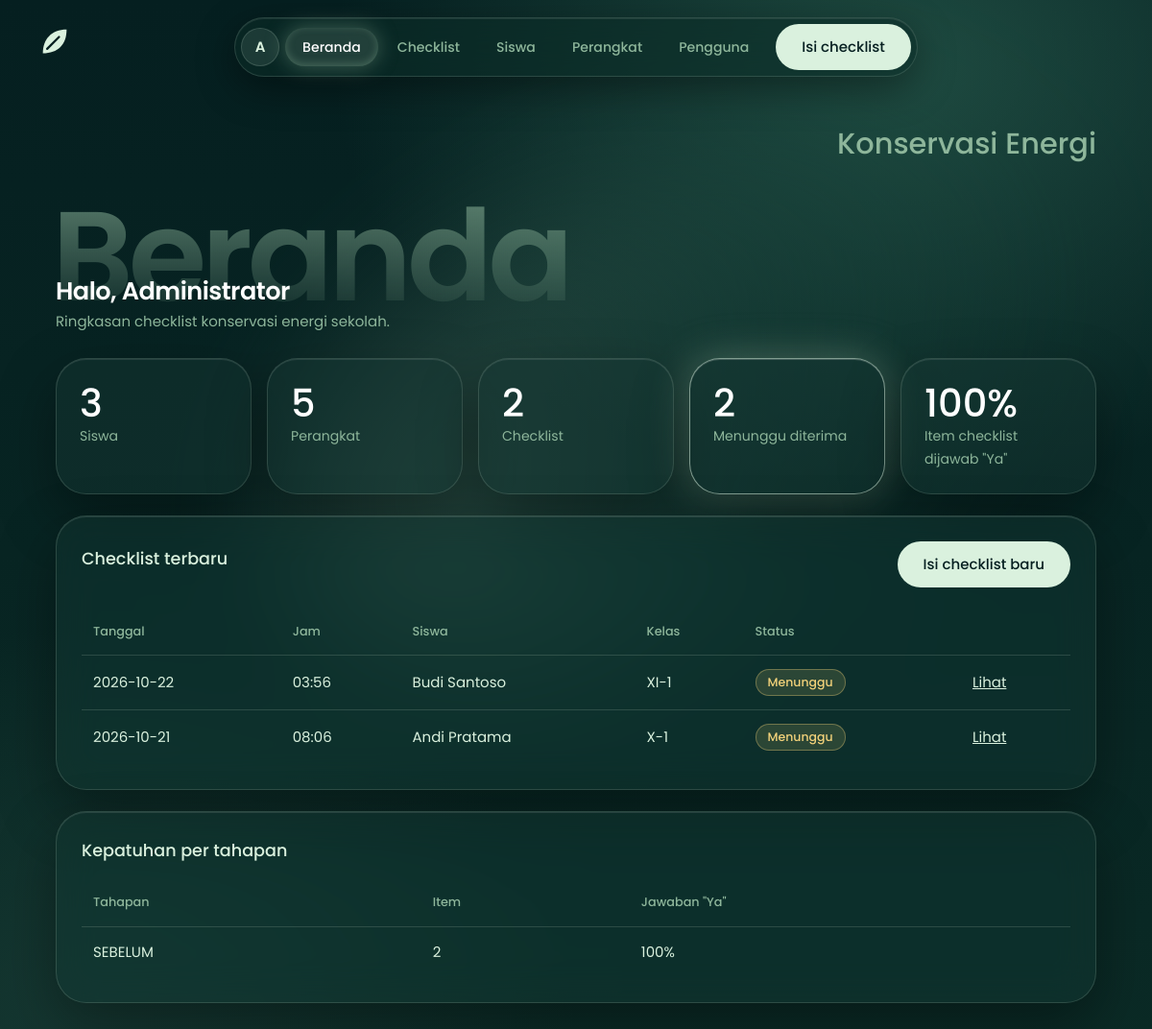
/index.php (signed in), run on the app's committed database.
### tables this page shows
CREATE TABLE `checklist` (
  `id_checklist` int(11) NOT NULL,
  `nis` int(10) NOT NULL,
  `tanggal` date NOT NULL,
  `jam` time NOT NULL,
  `status_verifikasi` enum('Menunggu','Diterima','Ditolak') NOT NULL DEFAULT 'Menunggu'
);

CREATE TABLE `siswa` (
  `nis` int(10) NOT NULL,
  `nama` varchar(100) NOT NULL,
  `kelas` varchar(10) NOT NULL
);

### config.php (called while the page is built, shortened)
<?php
try {
    $db = new mysqli(DB_HOST, DB_USER, DB_PASS, DB_NAME);
    $db->set_charset('utf8mb4');
} catch (mysqli_sql_exception $ex) {
    die('Koneksi database gagal. Periksa pengaturan di config.php. (' . htmlspecialchars($ex->getMessage()) . ')');
}
function e($s) { return htmlspecialchars((string)$s, ENT_QUOTES, 'UTF-8'); }
function q($sql, $types = '', $params = []) {
    global $db;
    $st = $db->prepare($sql);
    $st->execute();
    return $st;
}
function rows($sql, $types = '', $params = []) {
    return q($sql, $types, $params)->get_result()->fetch_all(MYSQLI_ASSOC);
}
function row($sql, $types = '', $params = []) {
    $r = rows($sql, $types, $params);
    return $r[0] ?? null;
}

### index.php (the view, shortened to what this page needs)
<?php
require 'config.php';
$n = [
  'Siswa'     => row('SELECT COUNT(*) c FROM siswa')['c'],
  'Perangkat' => row('SELECT COUNT(*) c FROM perangkat')['c'],
  'Checklist' => row('SELECT COUNT(*) c FROM checklist')['c'],
  'Menunggu diterima' => row("SELECT COUNT(*) c FROM checklist WHERE status_verifikasi='Menunggu'")['c'],
];
$tot = row("SELECT COUNT(*) t, SUM(status='Ya') y FROM detail_checklist");
$pct = $tot['t'] ? round($tot['y'] / $tot['t'] * 100) : 0;
$recent = rows('SELECT c.id_checklist,c.tanggal,c.jam,c.status_verifikasi,s.nama,s.kelas FROM checklist c JOIN siswa s ON s.nis=c.nis ORDER BY c.tanggal DESC,c.jam DESC LIMIT 8');
$per = rows("SELECT d.tahapan, COUNT(*) t, SUM(d.status='Ya') y FROM detail_checklist d GROUP BY d.tahapan");
include 'includes/header.php';
?>
<h1>Halo, <?= e($_SESSION['user']['nama']) ?></h1>
<p class="sub">Ringkasan checklist konservasi energi sekolah.</p>
<div class="stats">
  <?php foreach ($n as $k => $v): ?><div class="stat<?= $k === 'Menunggu diterima' ? ' hl' : '' ?>"><b><?= $v ?></b><span><?= $k ?></span></div><?php endforeach; ?>
  <div class="stat"><b><?= $pct ?>%</b><span>Item checklist dijawab "Ya"</span></div>
</div>
<div class="card">
  <div class="bar"><h2>Checklist terbaru</h2><a class="btn" href="checklist_form.php">Isi checklist baru</a></div>
  <?php if (!$recent): ?><p class="muted">Belum ada checklist. Klik "Isi checklist baru" untuk memulai.</p><?php else: ?>
  <div class="scroll"><table>
    <tr><th>Tanggal</th><th>Jam</th><th>Siswa</th><th>Kelas</th><th>Status</th><th></th></tr>
    <?php foreach ($recent as $r): ?>
    <tr><td data-label="Tanggal"><?= e($r['tanggal']) ?></td><td data-label="Jam"><?= e(substr($r['jam'],0,5)) ?></td><td data-label="Siswa"><?= e($r['nama']) ?></td><td data-label="Kelas"><?= e($r['kelas']) ?></td>
      <td data-label="Status"><span class="badge <?= strtolower($r['status_verifikasi']) ?>"><?= e($r['status_verifikasi']) ?></span></td>
      <td data-label=""><a href="checklist_view.php?id=<?= $r['id_checklist'] ?>">Lihat</a></td></tr>
    <?php endforeach; ?>
  </table></div>
  <?php endif; ?>
</div>
<?php if ($per): ?>
<div class="card"><h2>Kepatuhan per tahapan</h2>
  <table><tr><th>Tahapan</th><th>Item</th><th>Jawaban "Ya"</th></tr>
  <?php foreach ($per as $p): ?><tr><td data-label="Tahapan"><?= e($p['tahapan']) ?></td><td data-label="Item"><?= $p['t'] ?></td><td data-label="Jawaban &quot;Ya&quot;"><?= round($p['y']/$p['t']*100) ?>%</td></tr><?php endforeach; ?>
  </table></div>
<?php endif; ?>
<?php include 'includes/footer.php'; ?>

### assets/style.css (style rules this page uses)
:root { --bg:#051F20;--bg2:#0B2B26;--deep:#163832;--mid:#235347;--sage:#8EB69B;--mint:#DAF1DE; --ink:#DAF1DE;--muted:#8EB69B;--line:rgba(218,241,222,.15); --glass:rgba(22,56,50,.48);--soft:rgba(218,241,222,.06); --danger:#ffb4b0;--danger-bg:rgba(255,120,115,.14);--warn:#f2d27a; --r:32px; }
* { box-sizing:border-box }
html { color-scheme:dark;-webkit-text-size-adjust:100% }
body { margin:0;min-height:100vh;color:var(--ink);background:var(--bg);overflow-x:hidden; font:15px/1.6 "Poppins","Segoe UI",system-ui,-apple-system,sans-serif;-webkit-tap-highlight-color:transparent }
body::before { content:"";position:fixed;inset:0;z-index:-2;background: radial-gradient(70% 55% at 78% 6%,rgba(35,83,71,.85),transparent 70%), radial-gradient(60% 50% at 8% 92%,rgba(22,56,50,.95),transparent 70%), linear-gradient(180deg,#051F20,#0B2B26) }
body::after { content:"";position:fixed;z-index:-1;width:70vmax;height:40vmax;left:50%;top:36%;margin:-20vmax 0 0 -26vmax;border-radius:50%;pointer-events:none; background:linear-gradient(120deg,rgba(142,182,155,.8),rgba(35,83,71,.6) 55%,transparent);filter:blur(80px);opacity:.42; transform:rotate(-28deg);animation:drift 18s ease-in-out infinite alternate }
a { color:var(--mint) }
h1 { font-size:1.6rem;font-weight:600;letter-spacing:-.02em;line-height:1.2;margin:0 0 4px;color:#fff }
h2 { font-size:1.1rem;font-weight:500;margin:0 0 16px }
.sub { color:var(--muted);margin:0 0 26px }
.card { position:relative;background:var(--glass);border:1px solid var(--line);border-radius:var(--r);padding:26px;margin-bottom:22px; backdrop-filter:blur(20px) saturate(1.2);-webkit-backdrop-filter:blur(20px) saturate(1.2);box-shadow:0 24px 60px rgba(0,0,0,.35),inset 0 1px 0 rgba(255,255,255,.10) }
.bar { display:flex;justify-content:space-between;align-items:flex-end;gap:12px;flex-wrap:wrap;margin-bottom:22px }
.stats { display:grid;grid-template-columns:repeat(auto-fit,minmax(180px,1fr));gap:16px;margin-bottom:22px }
.stat { background:var(--glass);border:1px solid var(--line);border-radius:var(--r);padding:24px;backdrop-filter:blur(20px);-webkit-backdrop-filter:blur(20px); box-shadow:0 24px 60px rgba(0,0,0,.35),inset 0 1px 0 rgba(255,255,255,.10) }
.stat b { display:block;font-size:2.5rem;font-weight:500;line-height:1.1;color:#fff }
.stat span { color:var(--muted);font-size:.88rem }
.card.hl,.stat.hl { border-color:rgba(218,241,222,.55);box-shadow:0 24px 60px rgba(0,0,0,.35),0 0 44px rgba(142,182,155,.45),inset 0 1px 0 rgba(255,255,255,.2) }
.scroll { overflow-x:auto }
table { width:100%;border-collapse:collapse }
th,td { text-align:left;padding:14px 12px;border-bottom:1px solid var(--line);vertical-align:middle }
th { color:var(--muted);font-weight:500;font-size:.8rem;white-space:nowrap }
tr:last-child td { border-bottom:0 }
.btn { position:relative;overflow:hidden;display:inline-flex;align-items:center;justify-content:center;gap:8px;border:1px solid transparent;border-radius:999px;padding:11px 26px; font:inherit;font-weight:500;cursor:pointer;text-decoration:none;color:#051F20;background:var(--mint);transition:background .15s,box-shadow .2s,transform .12s }
.badge { display:inline-block;padding:3px 12px;border-radius:999px;font-size:.78rem;font-weight:500;border:1px solid transparent }
.badge.menunggu { background:rgba(242,210,122,.14);color:var(--warn);border-color:rgba(242,210,122,.35) }
.content>* { animation:enter .5s cubic-bezier(.2,.7,.2,1) both }
.content>:nth-child(2) { animation-delay:.06s }
.content>:nth-child(3) { animation-delay:.12s }
.content>:nth-child(4) { animation-delay:.18s }
.content>:nth-child(5) { animation-delay:.24s }

### data on the page
checklist: tanggal "2026-10-22", jam "03:56", nis.nama "Budi Santoso", nis.kelas "XI-1", status_verifikasi "Menunggu"
checklist: tanggal "2026-10-21", jam "08:06", nis.nama "Andi Pratama", nis.kelas "X-1", status_verifikasi "Menunggu"

### other printed values
$ini "A"
$label "Beranda Checklist Siswa Perangkat Pengguna"
$_SESSION['user']['nama'] "Administrator"
$v "3"
$k "Siswa"
$v "5"
$k "Perangkat"
$v "2"
$k "Checklist"
$k "Menunggu diterima"
$pct "100"
$p['tahapan'] "SEBELUM"
$p['t'] "2"
$p['y']/$p['t']*100 "100"
